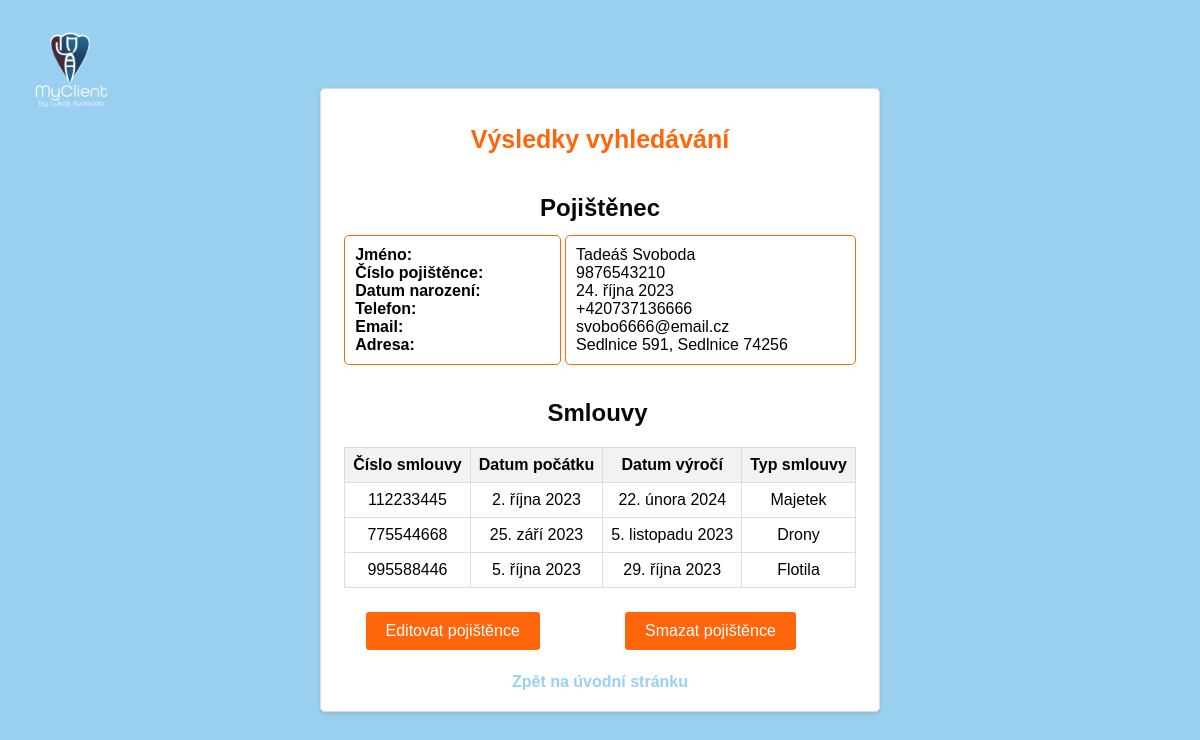
Screenshot of /myclient/pojistenec/9876543210/ (signed in) with the database file from the repository.
### myclient/models.py (models this page shows, shortened)
class Pojistenci(models.Model):
    jmeno = models.CharField(max_length=100, validators=[validate_name])
    prijmeni = models.CharField(max_length=100, validators=[validate_name])
    cislo_pojistence = models.IntegerField(validators=[validate_cislo_pojistence], unique=True, error_messages={'unique': "Pojištěnec s tímto číslem již existuje."})
    datum_narozeni = models.DateField()
    telefon = models.CharField(max_length=20)
    email = models.EmailField(validators=[validate_email_format])
    bydliste = models.ForeignKey(Bydliste, on_delete=models.CASCADE, default=None, null=True)

class Bydliste(models.Model):
    ulice = models.CharField(max_length=100)
    cislo_popisne = models.CharField(max_length=10, null=True, blank=True)
    mesto = models.CharField(max_length=100)
    psc = models.IntegerField()

class Smlouva(models.Model):
    cislo_smlouvy = models.IntegerField(validators=[validate_cislo_smlouvy], unique=True, error_messages={'unique': "Smlouva s tímto číslem již existuje."})
    datum_pocatek = models.DateField()
    datum_vyroci = models.DateField()
    TYPE_CHOICES = (
        ('majetek', 'Majetek'),
        ('auto', 'Auto'),
        ('zivot', 'Život'),
        ('investice', 'Investice'),
        ('mojefirma', 'Moje Firma'),
        ('podnikatele', 'Podnikatelé'),
        ('prumysl', 'Průmysl'),
        ('drony', 'Drony'),
        ('flotila', 'Flotila'),
    )
    typ_smlouvy = models.CharField(max_length=20, choices=TYPE_CHOICES)
    pojistenec = models.ForeignKey(Pojistenci, on_delete=models.CASCADE, default=None, null=True)

### myclient/views.py (the view)
# urls.py: path('pojistenec/<int:cislo_pojistence>/', views.detail_pojistence, name='detail_pojistence'),
@login_required
def detail_pojistence(request, cislo_pojistence):
    try:
        pojistenec = get_object_or_404(Pojistenci, cislo_pojistence=cislo_pojistence)
    except DatabaseError:
        messages.error(request, 'Došlo k problému s databází. Zkuste to prosím později.')
        return redirect('index')  # Přesměrujte na vhodnou chybovou stránku nebo na úvodní stránku.
    except IntegrityError:
        messages.error(request, 'Došlo k chybě integrity při získávání detailu pojištěnce. Zkuste to prosím znovu.')
        return redirect('index')  # Přesměrujte na vhodnou chybovou stránku nebo na úvodní stránku.
    return render(request, 'vysledky_vyhledavani.html', {'vysledky': [pojistenec]})

### myclient/templates/myclient/vysledky_vyhledavani.html (shortened to what this page needs)
{% load static %}
<!DOCTYPE html>
<html lang="cs">
<head>
    <link rel="stylesheet" href="{% static 'myclient/vyhledavani.css' %}">
</head>
<body>
    <div class="container">
        {% if vysledky.count == 0 %}
            <h2>Nic nenalezeno</h2>
        {% else %}
            <h1>Výsledky vyhledávání</h1>
            {% for vysledek in vysledky %}
                <h2>Pojištěnec</h2>
                <table class="results-table">
                    <tr>
                        <td>
                            <div class="info1">
                                <strong>Jméno:</strong><br>
                                <strong>Číslo pojištěnce:</strong><br>
                                <strong>Datum narození:</strong><br>
                                <strong>Telefon:</strong><br>
                                <strong>Email:</strong><br>
                                <strong>Adresa:</strong><br>
                            </div>
                        </td>
                        <td>
                            <div class="info1">
                                {{ vysledek.jmeno }} {{ vysledek.prijmeni }}<br>
                                {{ vysledek.cislo_pojistence }}<br>
                                {{ vysledek.datum_narozeni }}<br>
                                {{ vysledek.telefon }}<br>
                                {{ vysledek.email }}<br>
                                {{ vysledek.bydliste.ulice }} {{ vysledek.bydliste.cislo_popisne }}, {{ vysledek.bydliste.mesto }} {{ vysledek.bydliste.psc }}<br>
                            </div>
                        </td>
                    </tr>
                    <tr>
                        <td colspan="2">
                            <div class="info">
                                <h2>Smlouvy</h2>
                            </div>
                            <table class="smlouvy">
                                <tr>
                                    <th>Číslo smlouvy</th>
                                    <th>Datum počátku</th>
                                    <th>Datum výročí</th>
                                    <th>Typ smlouvy</th>
                                </tr>
                                {% for smlouva in vysledek.smlouva_set.all %}
                                    <tr>
                                        <td>{{ smlouva.cislo_smlouvy }}</td>
                                        <td>{{ smlouva.datum_pocatek }}</td>
                                        <td>{{ smlouva.datum_vyroci }}</td>
                                        <td>{{ smlouva.get_typ_smlouvy_display }}</td>
                                    </tr>
                                {% endfor %}
                            </table>
                        </td>
                    </tr>
                    <tr>
                        <form method="post" action="{% url 'editovat_pojistence' vysledek.cislo_pojistence %}">
                            <td><button type="submit">Editovat pojištěnce</button></td>
                        </form>
                        <form method="post" action="{% url 'smazat_pojistence' vysledek.cislo_pojistence %}">
                            <td><button type="submit">Smazat pojištěnce</button></td>
                        </form>
                    </tr>
                </table>
            {% endfor %}
        {% endif %}
        <a href="{% url 'index' %}">Zpět na úvodní stránku</a>
    </div>
    <img src="/static/myclient/images/logo_aplikace.png" alt="Logo" class="logo-img">
</body>
</html>

### myclient/static/myclient/vyhledavani.css (style rules this page uses)
body { font-family: Arial, sans-serif; background-color: #99D0f0; margin: 0; padding: 0; display: flex; justify-content: center; align-items: center; min-height: 100vh; }
.container { max-width: 600px; padding: 20px; background-color: #fff; border: 1px solid #ddd; border-radius: 5px; box-shadow: 0 2px 4px rgba(0, 0, 0, 0.1); display: flex; flex-direction: column; align-items: center; text-align: center; }
h1 { font-size: 25px; color: #ff660c; margin-bottom: 20px; }
h2 { font-size: px; color: #080808; margin-bottom: 10px; }
.results-table { width: 100%; display: flex; flex-direction: column; align-items: center; }
.info { background-color: #fff; padding: 10px; width: auto; margin-right: 5px; text-align: center; }
.info1 { background-color: #fff; padding: 10px; border: 1px solid #ff660c; border-radius: 5px; flex: 1; text-align: left; }
.smlouvy { border-collapse: collapse; width: 100%; }
.smlouvy th, .smlouvy td { border: 1px solid #ddd; padding: 8px; text-align: center; }
.smlouvy th { background-color: #f2f2f2; }
button { background-color: #ff660c; color: #fff; border: none; border-radius: 3px; padding: 10px 20px; font-size: 16px; cursor: pointer; transition: background-color 0.3s ease; margin-top: 20px; margin-bottom: 20px; }
a { color: #99D0f0; text-decoration: none; font-weight: bold; }
.logo-img { position: fixed; top: 20px; left: 20px; width: 100px; }

### rows the page displays
Pojistenci: jmeno "Tadeáš", prijmeni "Svoboda", cislo_pojistence "9876543210", datum_narozeni "24. října 2023", telefon "+420737136666", email "svobo6666@email.cz", bydliste.ulice "Sedlnice", bydliste.cislo_popisne "591", bydliste.mesto "Sedlnice", bydliste.psc "74256"
Smlouva: cislo_smlouvy "112233445", datum_pocatek "2. října 2023", datum_vyroci "22. února 2024", typ_smlouvy "Majetek"
Smlouva: cislo_smlouvy "775544668", datum_pocatek "25. září 2023", datum_vyroci "5. listopadu 2023", typ_smlouvy "Drony"
Smlouva: cislo_smlouvy "995588446", datum_pocatek "5. října 2023", datum_vyroci "29. října 2023", typ_smlouvy "Flotila"
